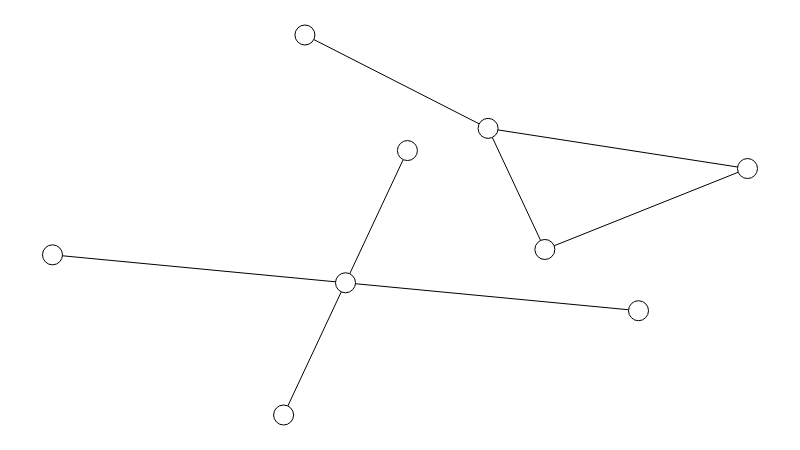

The notebook cell this image was saved under:
### Code cell
g2.set_all_nodes('labpos', 'hover')
g2.move('kamada_kawai')
g2.draw()

### Figure 1 — Plotly figure (JSON) as saved in the notebook; plotly's stock layout.template omitted (floating-point values rounded to 4 significant figures)
{"data": [{"hoverinfo": "none", "line": {"color": "rgb(0, 0, 0)", "dash": "solid", "width": 1}, "mode": "lines", "type": "scatter", "x": [0.7084, 1, null, 0.7084, 0.6267, null, 1, 0.6267, null, 0.3632, 0.6267, null, 0.5107, 0.4216, null, 0, 0.4216, null, 0.3325, 0.4216, null, 0.8432, 0.4216, null], "y": [0.4356, 0.6486, null, 0.4356, 0.7542, null, 0.6486, 0.7542, null, 1, 0.7542, null, 0.6959, 0.348, null, 0.4215, 0.348, null, 0, 0.348, null, 0.2744, 0.348, null]}, {"hoverinfo": "text", "marker": {"color": "rgb(255, 255, 255)", "line": {"color": "rgb(0, 0, 0)", "width": 1}, "size": 20, "symbol": "circle"}, "mode": "markers", "text": ["??", "????", "?????", "???", "Graveyard", "Night Mare", "Jekyll And Hyde", "Nightmare Hop", "Werewolf"], "textfont": {"color": "rgb(0, 0, 0)"}, "textposition": "middle center", "type": "scatter", "x": [0.7084, 1, 0.3632, 0.6267, 0.5107, 0, 0.3325, 0.8432, 0.4216], "y": [0.4356, 0.6486, 1, 0.7542, 0.6959, 0.4215, 0, 0.2744, 0.348]}, {"hoverinfo": "none", "mode": "text", "text": [null, null, null, null, null, null, null, null], "textfont": {"color": "rgb(0, 0, 0)"}, "textposition": "middle center", "type": "scatter", "x": [0.8489, 0.6546, 0.8112, 0.5015, 0.4792, 0.2122, 0.364, 0.631], "y": [0.5665, 0.5838, 0.6755, 0.9005, 0.5108, 0.4108, 0.1851, 0.2851]}, {"hoverinfo": "none", "marker": {"color": "rgba(255, 255, 255, 0)", "line": {"color": "rgba(255, 255, 255, 0)", "width": 0}, "size": 0, "symbol": "circle"}, "mode": "markers", "type": "scatter", "x": [0.5, 0, 1, 0.5], "y": [0, 0.5, 0.5, 1]}, {"hoverinfo": "none", "mode": "text", "text": [], "textfont": {"color": "rgb(255, 255, 255)"}, "textposition": "middle center", "type": "scatter", "x": [], "y": []}, {"hoverinfo": "none", "mode": "text", "text": [null, null, null, null, null, null, null, null, null], "textfont": {"color": "rgb(0, 0, 0)"}, "textposition": "middle center", "type": "scatter", "x": [0.7084, 1, 0.3632, 0.6267, 0.5107, 0, 0.3325, 0.8432, 0.4216], "y": [0.4356, 0.6486, 1, 0.7542, 0.6959, 0.4215, 0, 0.2744, 0.348]}], "layout": {"height": 450, "margin": {"b": 0, "l": 0, "r": 0, "t": 0}, "plot_bgcolor": "rgb(255, 255, 255)", "showlegend": false, "width": 800, "xaxis": {"showgrid": false, "showticklabels": false, "zeroline": false}, "yaxis": {"showgrid": false, "showticklabels": false, "zeroline": false}}}
